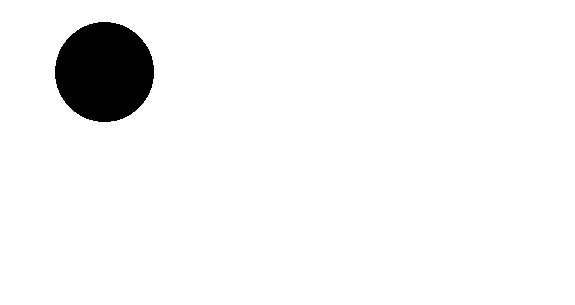
#> input picture 80.jpg, 575 x 305 px
$ jupyter execute --allow-errors 'Untitled1 (1).ipynb'
#> lines starting #> are read from the running program, lines starting #| are printed output that depends on the picture
[cell 1]
import cv2
from PIL import Image


img1 = cv2.imread('80.jpg')
#> img1 is the input picture: shape (305, 575, 3); min 0, max 255, mean 243.7
img2 = cv2.imread('90.jpg')
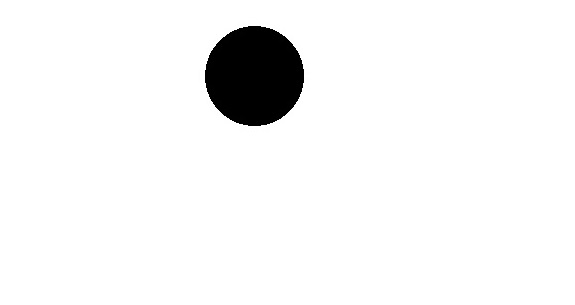
#> input picture 90.jpg, 575 x 305 px
#> img2 is the input picture: shape (305, 575, 3); min 0, max 255, mean 243.7
dst = cv2.addWeighted(img1,0.5,img2,0.5,0)
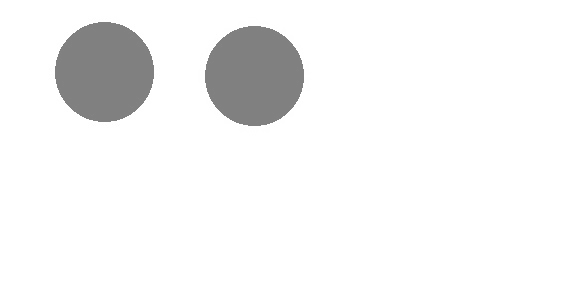
#> dst: shape (305, 575, 3); min 128, max 255, mean 243.8
#cv2.imshow('dst',dst)
display(Image.fromarray(dst))
